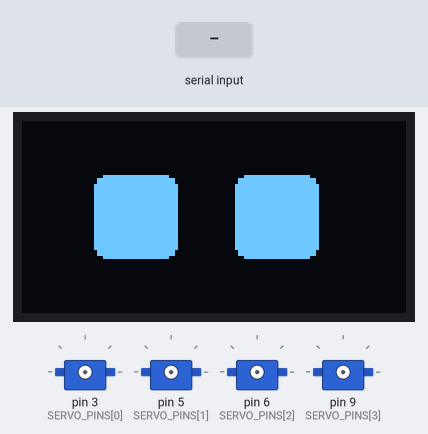
Bench run of a sketch on a simulated Arduino Nano, built with avr-gcc and run on an emulated ATmega328P. On the bench: 128×64 one-colour display, 4 × servo. The test bench sets the inputs (shaded band). What the sketch prints to the serial monitor is not drawn.

Above: at 1.2 s.
1.3 s: "WALK\n" received over Serial
At 1.49 s:
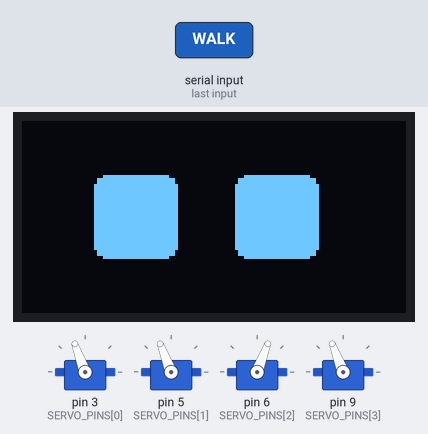
3.5 s: "BACK\n" received over Serial
At 4.21 s:
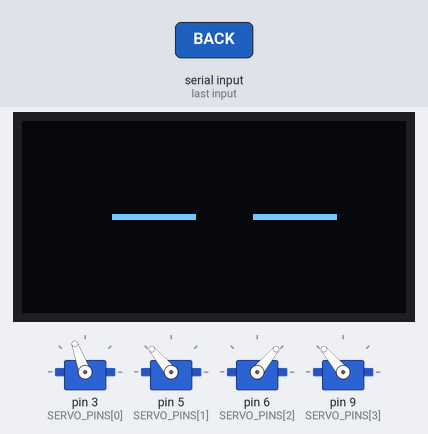
6.5 s: byte 33 ('!') received over Serial
At 7.2 s:
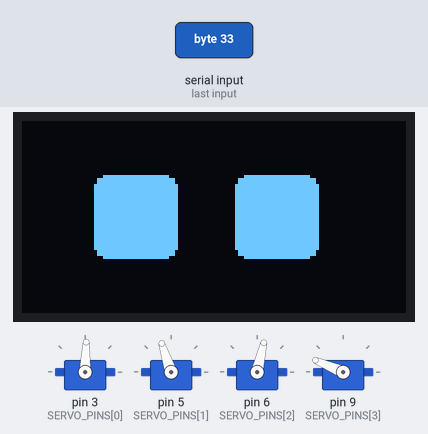
9.5 s: "F\n" received over Serial
At 12.2 s:
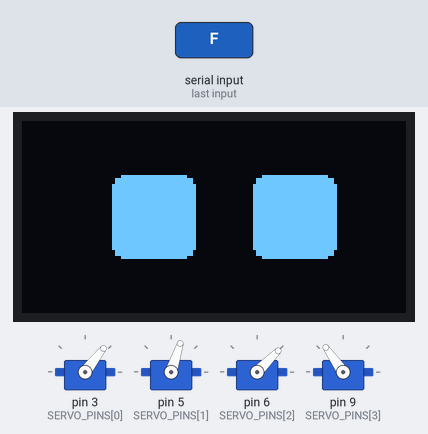
12.5 s: "B\n" received over Serial
14.0 s: "?\n" received over Serial
Timing chart, 0 to 17.6 s (numbered marks = the images above; inputs shaded):
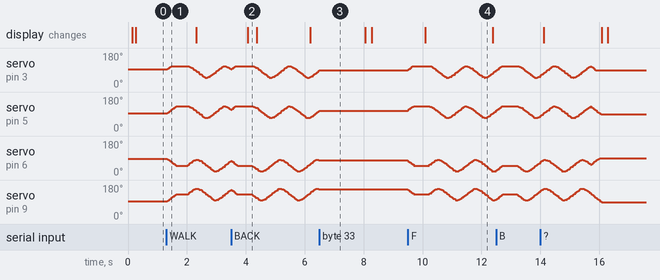

Measured:
- after the input at 6.5 s, servo on pin 3 (SERVO_PINS[0]): goes on until 6.5 s, then stays 88°; servo on pin 5 (SERVO_PINS[1]): goes on until 6.5 s, then stays 108°; servo on pin 6 (SERVO_PINS[2]): goes on until 6.5 s, then stays 77°; servo on pin 9 (SERVO_PINS[3]): goes on until 6.5 s, then stays 157°

The sketch:

AlbertMicro.ino
```cpp
// AlbertMicro: classic Arduino Nano / ATmega328P.
// FL D3, FR D5, BL D6, BR D9. External servo power; common GND.
// SH1106 128x64 OLED: SDA A4, SCL A5, address 0x3C.
// Servos stay detached on boot. USB Serial: 115200 baud, newline commands.
#include <Servo.h>
#include <math.h>
#include <ctype.h>
#include <string.h>

#ifndef ALBERT_OLED
#define ALBERT_OLED 1
#endif
#if ALBERT_OLED
#include <Wire.h>
#include <U8g2lib.h>
// A 128-byte page buffer leaves room for motion control on the 2 KB Nano.
U8G2_SH1106_128X64_NONAME_1_HW_I2C oled(U8G2_R0, U8X8_PIN_NONE);
constexpr uint8_t OLED_ADDRESS = 0x3C;
bool oledReady = false;
#endif

constexpr uint8_t LEG_COUNT = 4;
constexpr uint8_t SERVO_PINS[LEG_COUNT] = {3, 5, 6, 9};
// Rear directions reversed following the owner's front/rear motion check.
constexpr int8_t SERVO_DIRECTIONS[LEG_COUNT] = {1, 1, -1, -1};
constexpr int8_t SERVO_TRIM[LEG_COUNT] = {0, 0, 0, 0};
constexpr uint8_t SERVO_MIN[LEG_COUNT] = {20, 20, 20, 20};
constexpr uint8_t SERVO_MAX[LEG_COUNT] = {160, 160, 160, 160};
constexpr float WALK_OFFSETS[LEG_COUNT] = {-10, 10, 40, -40};
constexpr float WALK_PHASES[LEG_COUNT] = {0, 0, PI / 2, PI / 2};
constexpr unsigned long GAIT_CYCLE_MS = 1260;
constexpr unsigned long GAIT_ENTRY_MS = 700;
constexpr unsigned long SERVO_TICK_MS = 20;
constexpr float SERVO_STEP = 3;
constexpr float AMPLITUDE = 30;

enum Motion { IDLE, POSE, WALK_FORWARD, WALK_BACKWARD, TURN_LEFT, TURN_RIGHT,
              SPIN_LEFT, SPIN_RIGHT, PUSHUPS, SWING, GALLOP };
enum Mood { NORMAL, HAPPY, ANGRY, TIRED, CURIOUS };

Servo servos[LEG_COUNT];
float currentPos[LEG_COUNT] = {90, 90, 90, 90};
float targetPos[LEG_COUNT] = {90, 90, 90, 90};
Motion motion = IDLE;
Mood mood = NORMAL;
bool attached = false;
bool infoScreen = false;
bool releaseAfterPose = false;
unsigned long motionSince = 0;
unsigned long lastServoTick = 0;
unsigned long poseSettledSince = 0;
unsigned long gaitLimitMs = 0;
uint8_t trickStep = 0;
char commandBuffer[24];
uint8_t commandLength = 0;
bool commandOverflow = false;

float physicalAngle(uint8_t leg, float logical) {
  const float output = 90 + SERVO_TRIM[leg] +
                       SERVO_DIRECTIONS[leg] * (logical - 90);
  return constrain(output, SERVO_MIN[leg], SERVO_MAX[leg]);
}

float boundedTarget(uint8_t leg, float logical) {
  return 90 + SERVO_DIRECTIONS[leg] *
              (physicalAngle(leg, logical) - 90 - SERVO_TRIM[leg]);
}

void attachServos() {
  if (attached) return;
  for (uint8_t i = 0; i < LEG_COUNT; ++i) {
    const int output = static_cast<int>(physicalAngle(i, currentPos[i]) + 0.5f);
    // Preload a pulse independent of Servo's default angle mapping.
    servos[i].writeMicroseconds(1000 + output * 1000L / 180);
    servos[i].attach(SERVO_PINS[i], 1000, 2000);
    servos[i].write(output);
  }
  attached = true;
}

void stopMotion() {
  for (uint8_t i = 0; i < LEG_COUNT; ++i) {
    servos[i].detach();
    digitalWrite(SERVO_PINS[i], LOW);
    targetPos[i] = currentPos[i];
  }
  attached = false;
  motion = IDLE;
  releaseAfterPose = false;
  gaitLimitMs = 0;
  Serial.println(F("STOPPED; servo pulses off"));
}

void setTargets(float a, float b, float c, float d) {
  const float requested[LEG_COUNT] = {a, b, c, d};
  for (uint8_t i = 0; i < LEG_COUNT; ++i)
    targetPos[i] = boundedTarget(i, requested[i]);
}

void beginPose(float a, float b, float c, float d, bool release) {
  attachServos();
  setTargets(a, b, c, d);
  motion = POSE;
  releaseAfterPose = release;
  poseSettledSince = 0;
}

bool isGait(Motion value) {
  return value >= WALK_FORWARD && value <= SPIN_RIGHT;
}

void beginAction(Motion action, unsigned long limit = 0) {
  attachServos();
  motion = action;
  motionSince = millis();
  gaitLimitMs = limit;
  trickStep = 0;
  releaseAfterPose = false;
  infoScreen = false;
  mood = action == PUSHUPS ? ANGRY : (action >= SWING ? HAPPY : NORMAL);
}

float gaitScale(uint8_t leg) {
  const bool left = (leg % 2) == 0;
  if (motion == TURN_LEFT) return left ? 0.4f : 1.2f;
  if (motion == TURN_RIGHT) return left ? 1.2f : 0.4f;
  if (motion == SPIN_LEFT) return left ? 1.2f : -1.2f;
  if (motion == SPIN_RIGHT) return left ? -1.2f : 1.2f;
  return 1;
}

void updateAction(unsigned long now) {
  if (isGait(motion)) {
    const unsigned long elapsed = now - motionSince;
    const unsigned long walkingTime = elapsed > GAIT_ENTRY_MS ? elapsed - GAIT_ENTRY_MS : 0;
    if (gaitLimitMs && walkingTime >= gaitLimitMs) {
      beginPose(90, 90, 90, 90, true);
      Serial.println(F("STEP complete; returning to center"));
      return;
    }
    // Reverse time progression for BACK, rather than shifting every leg by PI.
    float phase = TWO_PI * static_cast<float>(walkingTime % GAIT_CYCLE_MS) / GAIT_CYCLE_MS;
    if (motion == WALK_BACKWARD) phase = -phase;
    for (uint8_t i = 0; i < LEG_COUNT; ++i) {
      const float angle = 90 + WALK_OFFSETS[i] +
                          gaitScale(i) * AMPLITUDE * cos(phase + WALK_PHASES[i]);
      targetPos[i] = boundedTarget(i, angle);
    }
  } else if (motion >= PUSHUPS) {
    const uint8_t steps = motion == PUSHUPS ? 12 : (motion == SWING ? 8 : 16);
    if (now - motionSince >= 650) {
      motionSince = now;
      if (++trickStep >= steps) {
        beginPose(90, 90, 90, 90, false);
        mood = NORMAL;
        Serial.println(F("TRICK complete"));
        return;
      }
    }
    const bool alternate = trickStep & 1;
    if (motion == PUSHUPS) {
      if (alternate) setTargets(90, 90, 90, 90);
      else setTargets(120, 60, 60, 120);
    } else if (motion == SWING) {
      if (alternate) setTargets(90, 55, 125, 90);
      else setTargets(125, 90, 90, 55);
    } else {
      if (alternate) setTargets(50, 130, 130, 50);
      else setTargets(130, 50, 50, 130);
    }
  }
}

void updateServos(unsigned long now) {
  if (!attached || now - lastServoTick < SERVO_TICK_MS) return;
  lastServoTick = now;
  bool reached = true;
  for (uint8_t i = 0; i < LEG_COUNT; ++i) {
    const float remaining = targetPos[i] - currentPos[i];
    currentPos[i] += constrain(remaining, -SERVO_STEP, SERVO_STEP);
    servos[i].write(static_cast<int>(physicalAngle(i, currentPos[i]) + 0.5f));
    if (fabs(targetPos[i] - currentPos[i]) > 0.1f) reached = false;
  }
  if (motion == POSE && reached) {
    if (!poseSettledSince) poseSettledSince = now;
    if (now - poseSettledSince >= 300) {
      if (releaseAfterPose) stopMotion();
      else motion = IDLE;
    }
  } else {
    poseSettledSince = 0;
  }
}

void printHelp() {
  Serial.println(F("WALK BACK LEFT RIGHT SL SR | F/B=two cycles | STOP or !"));
  Serial.println(F("UP DOWN REST INFO PUSHUPS SWING GALLOP"));
  Serial.println(F("HAPPY ANGRY TIRED CURIOUS DEFAULT | HELP or ?"));
}

void handleCommand(const char *command) {
  if (!strcmp(command, "STOP") || !strcmp(command, "S")) {
    stopMotion();
    infoScreen = false;
    mood = NORMAL;
    return;
  }
  if (!strcmp(command, "?") || !strcmp(command, "HELP")) {
    printHelp();
    return;
  }
  Serial.print(F("CMD "));
  Serial.println(command);
  if (!strcmp(command, "WALK")) beginAction(WALK_FORWARD);
  else if (!strcmp(command, "BACK")) beginAction(WALK_BACKWARD);
  else if (!strcmp(command, "F")) beginAction(WALK_FORWARD, 2 * GAIT_CYCLE_MS);
  else if (!strcmp(command, "B")) beginAction(WALK_BACKWARD, 2 * GAIT_CYCLE_MS);
  else if (!strcmp(command, "LEFT")) beginAction(TURN_LEFT);
  else if (!strcmp(command, "RIGHT")) beginAction(TURN_RIGHT);
  else if (!strcmp(command, "SL")) beginAction(SPIN_LEFT);
  else if (!strcmp(command, "SR")) beginAction(SPIN_RIGHT);
  else if (!strcmp(command, "PUSHUPS")) beginAction(PUSHUPS);
  else if (!strcmp(command, "SWING")) beginAction(SWING);
  else if (!strcmp(command, "GALLOP")) beginAction(GALLOP);
  else if (!strcmp(command, "UP") || !strcmp(command, "DOWN") ||
           !strcmp(command, "REST") || !strcmp(command, "INFO")) {
    infoScreen = !strcmp(command, "INFO");
    mood = !strcmp(command, "REST") ? TIRED : NORMAL;
    if (!strcmp(command, "UP")) beginPose(90, 90, 90, 90, false);
    else if (infoScreen) beginPose(90, 90, 50, 130, false);
    // Leave travel margins instead of driving to the original 0/180 endpoints.
    else beginPose(140, 40, 140, 40, !strcmp(command, "REST"));
  } else if (!strcmp(command, "HAPPY")) { mood = HAPPY; infoScreen = false; }
  else if (!strcmp(command, "ANGRY")) { mood = ANGRY; infoScreen = false; }
  else if (!strcmp(command, "TIRED")) { mood = TIRED; infoScreen = false; }
  else if (!strcmp(command, "CURIOUS")) { mood = CURIOUS; infoScreen = false; }
  else if (!strcmp(command, "DEFAULT")) { mood = NORMAL; infoScreen = false; }
  else Serial.println(F("Unknown command; HELP lists commands"));
}

void readCommands() {
  while (Serial.available()) {
    const char c = Serial.read();
    if (c == '!') {
      stopMotion();
      commandLength = 0;
      commandOverflow = false;
    } else if (c == '\r' || c == '\n') {
      if (commandOverflow) Serial.println(F("Command too long; discarded"));
      else if (commandLength) {
        commandBuffer[commandLength] = '\0';
        handleCommand(commandBuffer);
      }
      commandLength = 0;
      commandOverflow = false;
    } else if (!isspace(static_cast<unsigned char>(c))) {
      if (commandLength < sizeof(commandBuffer) - 1)
        commandBuffer[commandLength++] = toupper(static_cast<unsigned char>(c));
      else commandOverflow = true;
    }
  }
}

#if ALBERT_OLED
struct FaceFrame {
  bool info;
  bool powered;
  Mood mood;
  uint8_t eyeHeight;
  int8_t gaze;
  unsigned long uptime;
  uint8_t positions[LEG_COUNT];
};
FaceFrame frame;
bool drawingFrame = false;
unsigned long lastFrame = 0;

void drawFrame() {
  if (frame.info) {
    oled.setFont(u8g2_font_5x7_tr);
    oled.setCursor(5, 10); oled.print(F("ALBERT / NANO"));
    oled.setCursor(5, 23); oled.print(F("Uptime: ")); oled.print(frame.uptime); oled.print(F("s"));
    oled.setCursor(5, 36); oled.print(F("Servos: ")); oled.print(frame.powered ? F("ON") : F("OFF"));
    oled.setCursor(5, 49); oled.print(F("FL FR BL BR"));
    for (uint8_t i = 0; i < LEG_COUNT; ++i) {
      oled.setCursor(5 + 30 * i, 61); oled.print(frame.positions[i]);
    }
    return;
  }
  for (uint8_t i = 0; i < 2; ++i) {
    const uint8_t x = 27 + i * 47 + frame.gaze;
    const uint8_t h = frame.mood == CURIOUS && i == 1 && frame.eyeHeight > 2 ? 18 : frame.eyeHeight;
    const uint8_t y = 32 - h / 2;
    oled.setDrawColor(1);
    oled.drawRBox(x, y, 28, h, min(static_cast<uint8_t>(4), static_cast<uint8_t>(h / 2)));
    if (h > 4 && (frame.mood == HAPPY || frame.mood == ANGRY)) {
      oled.setDrawColor(0);
      if (frame.mood == HAPPY) oled.drawBox(x, y + h / 2, 28, h / 2 + 1);
      else if (i == 0) oled.drawTriangle(x, y, x + 28, y, x + 28, y + 11);
      else oled.drawTriangle(x, y, x + 28, y, x, y + 11);
    }
  }
  oled.setDrawColor(1);
}

void updateDisplay(unsigned long now) {
  if (!oledReady) return;
  if (!drawingFrame) {
    if (now - lastFrame < 100) return;
    lastFrame = now;
    frame.info = infoScreen;
    frame.powered = attached;
    frame.mood = mood;
    frame.eyeHeight = now % 4000 < 120 ? 2 : (mood == TIRED ? 12 : 28);
    frame.gaze = (static_cast<int>((now / 2000) % 3) - 1) * 3;
    frame.uptime = now / 1000;
    for (uint8_t i = 0; i < LEG_COUNT; ++i)
      frame.positions[i] = static_cast<uint8_t>(physicalAngle(i, currentPos[i]) + 0.5f);
    oled.firstPage();
    drawingFrame = true;
  }
  // Send one page per loop so motion and STOP are serviced between pages.
  drawFrame();
  drawingFrame = oled.nextPage();
}
#endif

void setup() {
  Serial.begin(115200);
#if ALBERT_OLED
  Wire.begin();
  Wire.setWireTimeout(3000, true);
  Wire.beginTransmission(OLED_ADDRESS);
  oledReady = Wire.endTransmission() == 0;
  if (oledReady) {
    oled.setI2CAddress(OLED_ADDRESS << 1);
    oled.setBusClock(400000);
    oled.begin();
  } else Serial.println(F("OLED absent at 0x3C; continuing without display"));
#endif
  Serial.println(F("ALBERT_NANO ready; FL3 FR5 BL6 BR9; rear reversed; idle"));
  printHelp();
}

void loop() {
  readCommands();
  const unsigned long now = millis();
  updateAction(now);
  updateServos(now);
#if ALBERT_OLED
  updateDisplay(now);
#endif
}
```
